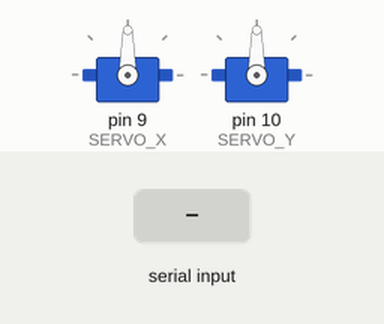
The sketch below on a simulated Arduino Uno, built with avr-gcc and run on an emulated ATmega328P. On the bench: 2 × servo. The test bench sets the inputs (shaded band).

Above: at 1.2 s.
1.3 s: ":" received over Serial
At 1.9 s:
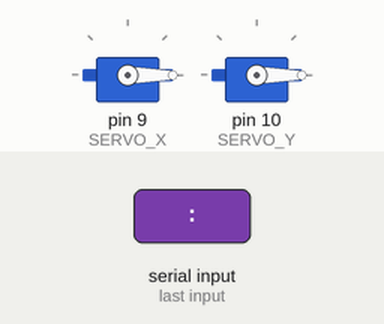
2.8 s: "90:45\n" received over Serial
At 3.3 s:
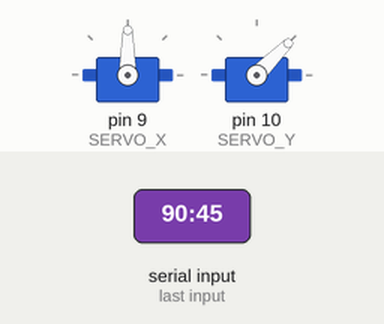
4.3 s: "30:150\n" received over Serial
At 5.5 s:
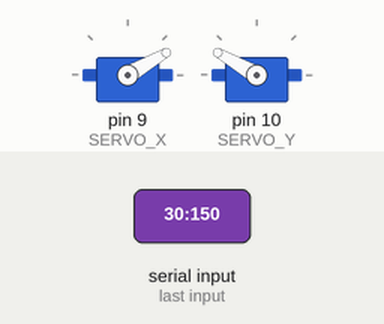
5.8 s: "200\n" received over Serial
At 6.6 s:
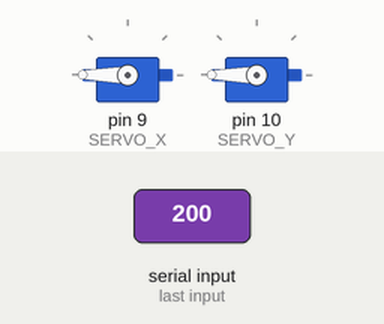
7.3 s: "1:90\n" received over Serial
At 7.9 s:
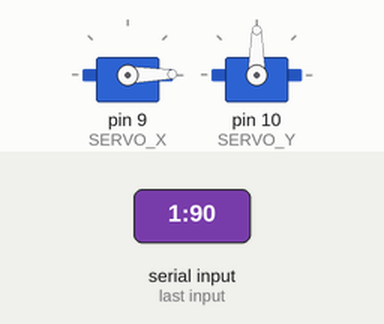
8.8 s: "90\n" received over Serial
At 10.1 s:
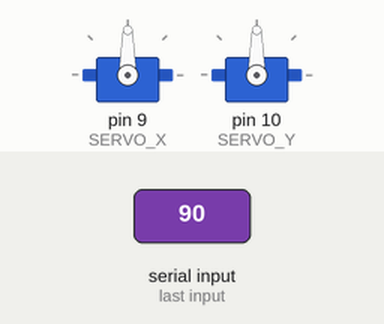
Timing chart, 0 to 11.3 s (numbered marks = the images above; inputs shaded):
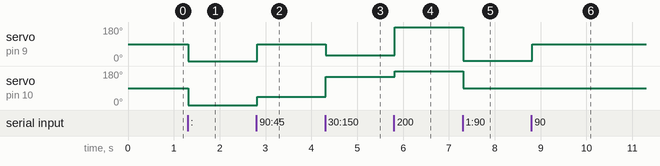

The sketch:

CatToySerialControl.ino
```cpp
#include<Servo.h>
#define SERVO_X 9
#define SERVO_Y 10

Servo servoX;
Servo servoY;

String serialData;

void setup()
{
    servoX.attach(SERVO_X);
    servoY.attach(SERVO_Y);
    Serial.begin(9600);
    Serial.setTimeout(10);
}

void loop()
{

}

void serialEvent()
{
    serialData = Serial.readString();
    servoX.write(parseDataX(serialData));
    servoY.write(parseDataY(serialData));
}

int parseDataX(String data)
{
    data.remove(data.indexOf(":"));
    return data.toInt();
}

int parseDataY(String data)
{
    data.remove(0, data.indexOf(":") + 1);
    return data.toInt();
}
```

Measured:
- after the input at 1.3 s, servo on pin 9 (SERVO_X), servo on pin 10 (SERVO_Y): 90° → 0° at once
- after the input at 2.8 s, servo on pin 9 (SERVO_X): 0° → 90° at once; servo on pin 10 (SERVO_Y): 0° → 45° at once
- after the input at 4.3 s, servo on pin 9 (SERVO_X): 90° → 30° at once; servo on pin 10 (SERVO_Y): 45° → 150° at once
- after the input at 5.8 s, servo on pin 9 (SERVO_X): 30° → 180° at once; servo on pin 10 (SERVO_Y): 150° → 180° at once
- after the input at 7.3 s, servo on pin 9 (SERVO_X): 180° → 1° at once; servo on pin 10 (SERVO_Y): 180° → 90° at once
- after the input at 8.8 s, servo on pin 9 (SERVO_X): 1° → 90° at once
